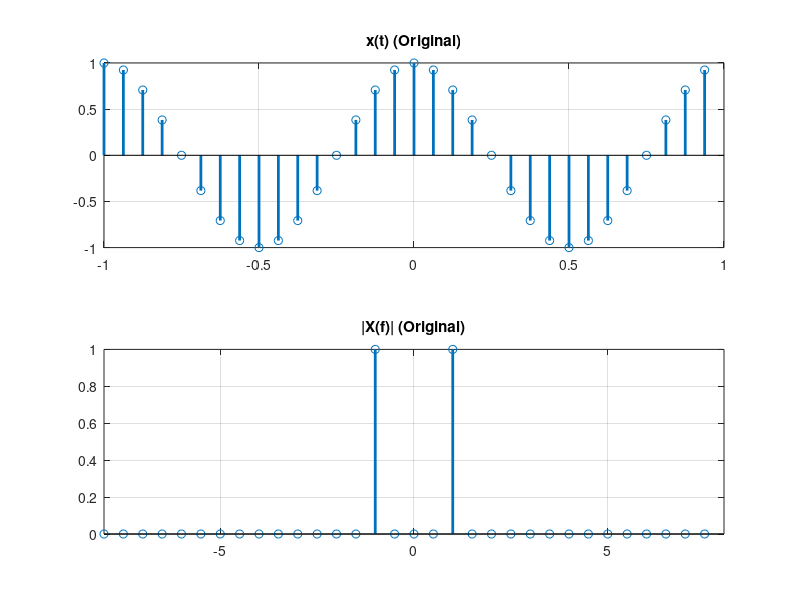
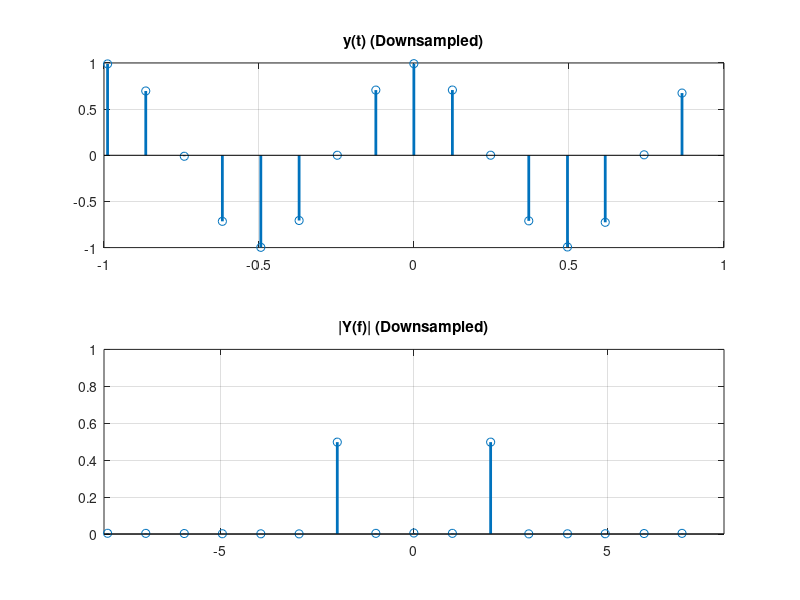
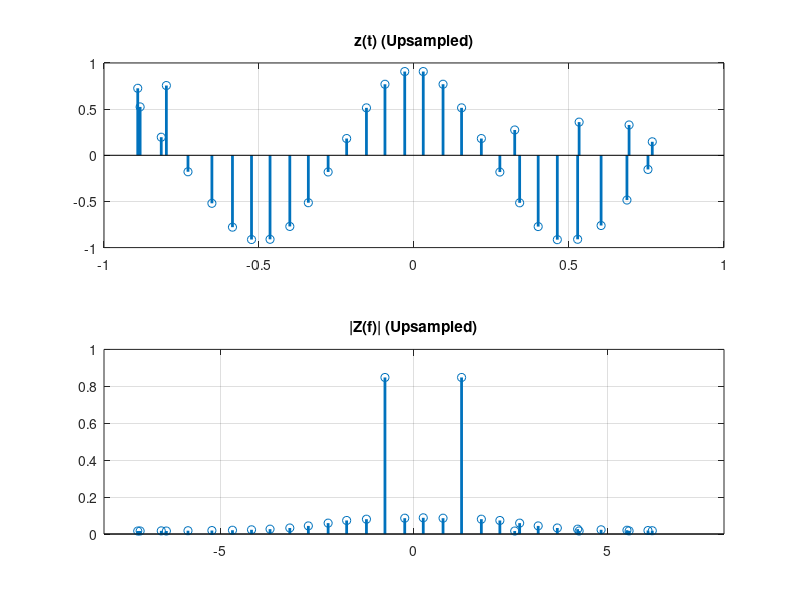

The MATLAB script that drew these images, in order:
%% ADC Lab Evaluation (Mid)

%% Data

r = 2;      % Downsampling Ratio
s = 2;      % Upsampling Ratio

Fs = 16;    % Sampling Rate
T0 = 2;    % Time Interval
Ts = 1/Fs;  % Sampling Time
F0 = 1/T0;  % Frequency Interval

t = -T0/2:Ts:T0/2-Ts;   % Time Vector
f = -Fs/2:F0:Fs/2-F0;   % Frequency Vector

%% Signal

x = cos(2*pi*t);     % Siignal
X = fftshift(fft(x/Fs));    % Fourier Transform

figure     % Graphs
subplot(211), stem(t,real(x),'Linewidth',2), axis([-1 1 -1 1]), title('x(t) (Original)'), grid on
subplot(212), stem(f,abs(X),'Linewidth',2), axis([-8 8 0 1]), title('|X(f)| (Original)'), grid on

%% Downsampling (Decimation)

y = decimate(x,r);  % Decimated Signal
u = decimate(t,r);
g = decimate(f,r);
Y = fftshift(fft(y/Fs));    % Fourier Transform

figure     % Graphs
subplot(211), stem(u,real(y),'Linewidth',2), axis([-1 1 -1 1]), title('y(t) (Downsampled)'), grid on
subplot(212), stem(g,abs(Y),'Linewidth',2), axis([-8 8 0 1]), title('|Y(f)| (Downsampled)'), grid on

%% Upsampling (Interpolation)

z = interp(y,s);  % Interpolated Signal
v = interp(u,s);
h = interp(g,s);
Z = fftshift(fft(z/Fs));    % Fourier Transform

figure     % Graphs
subplot(211), stem(v,real(z),'Linewidth',2), axis([-1 1 -1 1]), title('z(t) (Upsampled)'), grid on
subplot(212), stem(h,abs(Z),'Linewidth',2), axis([-8 8 0 1]), title('|Z(f)| (Upsampled)'), grid on